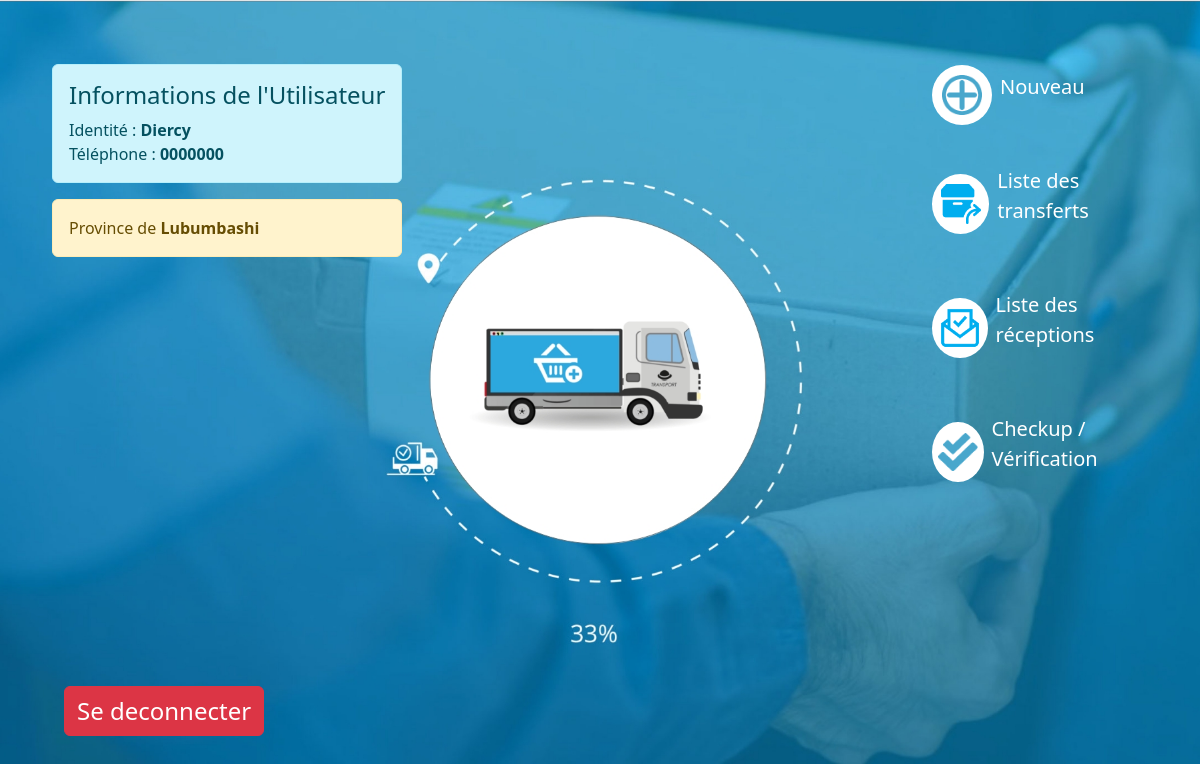
The page /dashboard/ (signed in) on the database its author committed.
### login/models.py (models this page shows, shortened)
class Agent(models.Model):
    name =  models.CharField(max_length=200)
    telephone = models.CharField(max_length=200)
    profil = models.CharField(max_length=200)
    mdp = models.CharField(max_length=200)
    user = models.OneToOneField(User, null=True, blank=True, on_delete=models.CASCADE)
    province = models.OneToOneField(Province, on_delete=models.CASCADE)
    class Meta:
        verbose_name = "agent"
        verbose_name_plural = "agents"

class Province(models.Model):
    name = models.CharField(max_length=200, null=False)
    class Meta:
        verbose_name = "province"
        verbose_name_plural = "provinces"

### colis/views.py (the view)
# urls.py: path("dashboard/", dashboard , name="dashboard"),
def dashboard(request):
    if not request.user.is_authenticated:
        return redirect('connexion')
    return render(request, "dashboard.html", context=
        {
            "current_user": get_user_info(request) # Informations de l'utilisateur courrante
        }
    )

### colis/utils.py (called while the page is built)
def get_user_info(request):
    return Agent.objects.get(user=request.user)

### colis/templates/dashboard.html (shortened to what this page needs)
{% load static %}
<!DOCTYPE html>
<html lang="fr">
<head>
    <link rel="stylesheet" href="{% static 'css/bootstrap.min.css' %}">
</head>
<body class="h-100 position-relative overflow-hidden d-flex w-100"
    style="background: url( {% static 'maf_trans_splash.jpg' %}) 54% 15%/cover no-repeat;">
    <div style="height: 100vh!important;" class="row d-flex w-100 h-100 justify-content-between">
        <div class="col-8 h-100 d-flex position-relative justify-content-start align-items-end">
            <div style="position:absolute; margin: 4rem; top:0;left:0">
                <div class=" alert alert-info">
                    <h2 class="fs-4">Informations de l'Utilisateur</h2>
                    Identité : <strong>{{ current_user.name | title}}</strong> <br>
                    Téléphone : <strong>{{ current_user.telephone | title}}</strong> <br>
                </div>
                <div class="alert alert-warning">
                    Province de <strong>{{current_user.province.name}}</strong>
                </div>
            </div>
            <a style="margin: 4rem;" href="{% url 'deconnexion' %}" class="d-block fs-4 btn btn-danger">Se deconnecter</a>
        </div>
        <div class="col-3 d-flex">
            <div style="margin-left:2rem;" class="d-flex flex-column w-100 mt-5">
                <a href="{% url 'nouveau' %}" class="py-3 text-decoration-none align-items-center d-flex flex-row">
                    <div style="width:60px;height:60px"
                        class="rounded-circle d-flex align-items-center justify-content-center bg-white">
                        <img width="40" src="{% static 'add.png' %}" alt="">
                    </div>
                    <p class="p-2 fs-5 text-white font-bold">Nouveau</p>
                </a>
                <a href="{% url 'transferts' %}" class="py-3 text-decoration-none align-items-center d-flex flex-row">
                    <div style="width:60px;height:60px"
                        class="rounded-circle d-flex align-items-center justify-content-center bg-white">
                        <img width="40" src="{% static 'transferts.png' %}" alt="">
                    </div>
                    <p class="p-2 fs-5 text-white font-bold">Liste des transferts</p>
                </a>
                <a href="{% url 'receptions' %}" class="py-3  d-flex align-items-center text-decoration-none flex-row">
                    <div style="width:60px;height:60px" class="rounded-circle d-flex align-items-center justify-content-center bg-white">
                        <img width="40" src="{% static 'receptions.png' %}" alt="">
                    </div>
                    <p class="p-2 fs-5 text-white font-bold">Liste des réceptions</p>
                </a>
                <a href="{% url 'checkup' %}" class="py-3 d-flex align-items-center flex-row text-decoration-none">
                    <div style="width:60px;height:60px" class="rounded-circle d-flex align-items-center justify-content-center bg-white">
                        <img width="40" src="{% static 'check-out.png' %}" alt="">
                    </div>
                    <p class="p-2 fs-5 text-white font-bold">Checkup / Vérification</p>
                </a>
            </div>
        </div>
    </div>
</body>
</html>

### rows shown on the page
Agent: name "Diercy", telephone "0000000", province.name "Lubumbashi"
